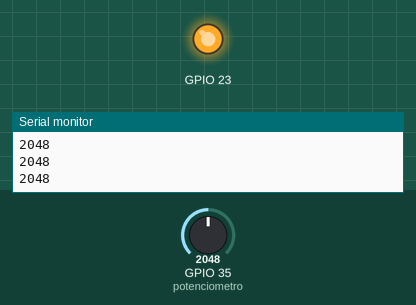
The sketch below on a simulated ESP32. Parts: output pins drawn as LEDs (lit = HIGH), the last lines printed to the serial monitor. Inputs (shaded band) come from the test bench; at power-on: GPIO 35 (potenciometro) = 2048.

Above: at 1.2 s.
1.3 s: GPIO 35 (potenciometro) set to 1996
At 2.4 s:
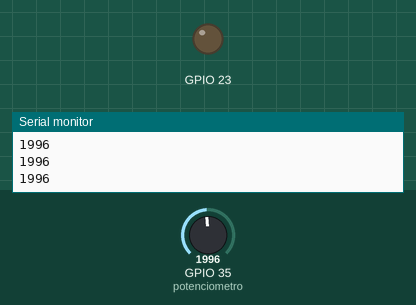
2.8 s: GPIO 35 (potenciometro) set to 2047
At 3.7 s:
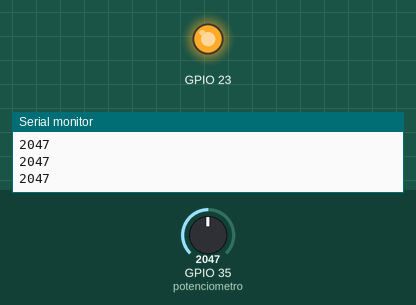
4.3 s: GPIO 35 (potenciometro) set to 1228
At 5.1 s:
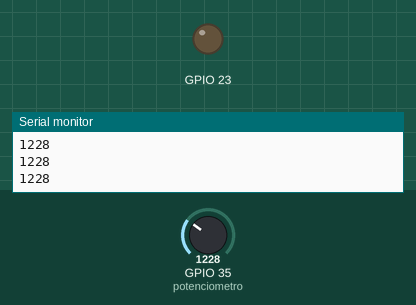
Timing chart, 0 to 7.3 s (numbered marks = the images above; inputs shaded):
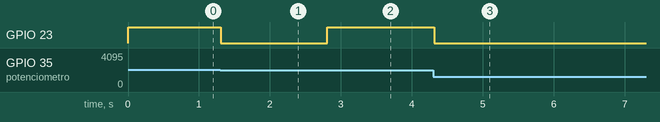

Measured:
- the behaviour switches between 2046 and 2045 on GPIO 35 (potenciometro) (found by bisection; images 0 and 1)
- after the input at 1.3 s, GPIO 23: HIGH → LOW at once
- after the input at 2.8 s, GPIO 23: LOW → HIGH at once
- after the input at 4.3 s, GPIO 23: HIGH → LOW at once

The sketch:

sketch_potenci_pract.5.ino
```cpp
//DECLARACIONES
//#include <Arduino.h>
#define potenciometro 35
int valor=0;

//CONFIGURACIONES
void setup() {
  Serial.begin(115200);
  pinMode(23,OUTPUT);
}

//BUCLE PRINCIPAL
void loop() {
  valor=analogRead(potenciometro);
  Serial.println(valor);
  if(valor > 2045){
    digitalWrite(23,HIGH);
  }
  else{
    digitalWrite(23,LOW);
  }
  delay(50);
}
```
